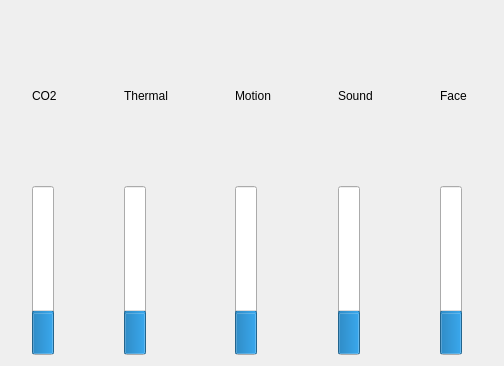
<?xml version="1.0" encoding="UTF-8"?>
<ui version="4.0">
 <class>Form</class>
 <widget class="QWidget" name="Form">
  <property name="geometry">
   <rect>
    <x>0</x>
    <y>0</y>
    <width>504</width>
    <height>366</height>
   </rect>
  </property>
  <property name="windowTitle">
   <string>Form</string>
  </property>
  <layout class="QGridLayout" name="gridLayout">
   <item row="0" column="0">
    <layout class="QHBoxLayout" name="horizontalLayout">
     <item>
      <layout class="QVBoxLayout" name="verticalLayout_2">
       <item>
        <widget class="QLabel" name="label_6">
         <property name="sizePolicy">
          <sizepolicy hsizetype="Preferred" vsizetype="Minimum">
           <horstretch>0</horstretch>
           <verstretch>0</verstretch>
          </sizepolicy>
         </property>
         <property name="text">
          <string>CO2</string>
         </property>
        </widget>
       </item>
       <item>
        <widget class="QProgressBar" name="co2Bar">
         <property name="sizePolicy">
          <sizepolicy hsizetype="Fixed" vsizetype="Preferred">
           <horstretch>0</horstretch>
           <verstretch>0</verstretch>
          </sizepolicy>
         </property>
         <property name="value">
          <number>24</number>
         </property>
         <property name="orientation">
          <enum>Qt::Vertical</enum>
         </property>
        </widget>
       </item>
      </layout>
     </item>
     <item>
      <spacer name="horizontalSpacer">
       <property name="orientation">
        <enum>Qt::Horizontal</enum>
       </property>
       <property name="sizeType">
        <enum>QSizePolicy::Preferred</enum>
       </property>
       <property name="sizeHint" stdset="0">
        <size>
         <width>40</width>
         <height>20</height>
        </size>
       </property>
      </spacer>
     </item>
     <item>
      <layout class="QVBoxLayout" name="verticalLayout">
       <item>
        <widget class="QLabel" name="label_7">
         <property name="sizePolicy">
          <sizepolicy hsizetype="Preferred" vsizetype="Minimum">
           <horstretch>0</horstretch>
           <verstretch>0</verstretch>
          </sizepolicy>
         </property>
         <property name="text">
          <string>Thermal</string>
         </property>
        </widget>
       </item>
       <item>
        <widget class="QProgressBar" name="thermalBar">
         <property name="sizePolicy">
          <sizepolicy hsizetype="Fixed" vsizetype="Preferred">
           <horstretch>0</horstretch>
           <verstretch>0</verstretch>
          </sizepolicy>
         </property>
         <property name="value">
          <number>24</number>
         </property>
         <property name="orientation">
          <enum>Qt::Vertical</enum>
         </property>
        </widget>
       </item>
      </layout>
     </item>
     <item>
      <spacer name="horizontalSpacer_3">
       <property name="orientation">
        <enum>Qt::Horizontal</enum>
       </property>
       <property name="sizeType">
        <enum>QSizePolicy::Preferred</enum>
       </property>
       <property name="sizeHint" stdset="0">
        <size>
         <width>40</width>
         <height>20</height>
        </size>
       </property>
      </spacer>
     </item>
     <item>
      <layout class="QVBoxLayout" name="verticalLayout_4">
       <item>
        <widget class="QLabel" name="label_8">
         <property name="sizePolicy">
          <sizepolicy hsizetype="Preferred" vsizetype="Minimum">
           <horstretch>0</horstretch>
           <verstretch>0</verstretch>
          </sizepolicy>
         </property>
         <property name="text">
          <string>Motion</string>
         </property>
        </widget>
       </item>
       <item>
        <widget class="QProgressBar" name="motionBar">
         <property name="sizePolicy">
          <sizepolicy hsizetype="Fixed" vsizetype="Preferred">
           <horstretch>0</horstretch>
           <verstretch>0</verstretch>
          </sizepolicy>
         </property>
         <property name="value">
          <number>24</number>
         </property>
         <property name="orientation">
          <enum>Qt::Vertical</enum>
         </property>
         <property name="invertedAppearance">
          <bool>false</bool>
         </property>
         <property name="textDirection">
          <enum>QProgressBar::BottomToTop</enum>
         </property>
        </widget>
       </item>
      </layout>
     </item>
     <item>
      <spacer name="horizontalSpacer_4">
       <property name="orientation">
        <enum>Qt::Horizontal</enum>
       </property>
       <property name="sizeType">
        <enum>QSizePolicy::Preferred</enum>
       </property>
       <property name="sizeHint" stdset="0">
        <size>
         <width>40</width>
         <height>20</height>
        </size>
       </property>
      </spacer>
     </item>
     <item>
      <layout class="QVBoxLayout" name="verticalLayout_8">
       <item>
        <widget class="QLabel" name="label_12">
         <property name="sizePolicy">
          <sizepolicy hsizetype="Preferred" vsizetype="Minimum">
           <horstretch>0</horstretch>
           <verstretch>0</verstretch>
          </sizepolicy>
         </property>
         <property name="text">
          <string>Sound</string>
         </property>
        </widget>
       </item>
       <item>
        <widget class="QProgressBar" name="soundBar">
         <property name="sizePolicy">
          <sizepolicy hsizetype="Fixed" vsizetype="Preferred">
           <horstretch>0</horstretch>
           <verstretch>0</verstretch>
          </sizepolicy>
         </property>
         <property name="value">
          <number>24</number>
         </property>
         <property name="orientation">
          <enum>Qt::Vertical</enum>
         </property>
         <property name="invertedAppearance">
          <bool>false</bool>
         </property>
         <property name="textDirection">
          <enum>QProgressBar::BottomToTop</enum>
         </property>
        </widget>
       </item>
      </layout>
     </item>
     <item>
      <spacer name="horizontalSpacer_2">
       <property name="orientation">
        <enum>Qt::Horizontal</enum>
       </property>
       <property name="sizeType">
        <enum>QSizePolicy::Preferred</enum>
       </property>
       <property name="sizeHint" stdset="0">
        <size>
         <width>40</width>
         <height>20</height>
        </size>
       </property>
      </spacer>
     </item>
     <item>
      <layout class="QVBoxLayout" name="verticalLayout_9">
       <item>
        <widget class="QLabel" name="label_13">
         <property name="sizePolicy">
          <sizepolicy hsizetype="Preferred" vsizetype="Minimum">
           <horstretch>0</horstretch>
           <verstretch>0</verstretch>
          </sizepolicy>
         </property>
         <property name="text">
          <string>Face</string>
         </property>
        </widget>
       </item>
       <item>
        <widget class="QProgressBar" name="faceBar">
         <property name="sizePolicy">
          <sizepolicy hsizetype="Fixed" vsizetype="Preferred">
           <horstretch>0</horstretch>
           <verstretch>0</verstretch>
          </sizepolicy>
         </property>
         <property name="value">
          <number>24</number>
         </property>
         <property name="orientation">
          <enum>Qt::Vertical</enum>
         </property>
         <property name="invertedAppearance">
          <bool>false</bool>
         </property>
         <property name="textDirection">
          <enum>QProgressBar::BottomToTop</enum>
         </property>
        </widget>
       </item>
      </layout>
     </item>
    </layout>
   </item>
  </layout>
 </widget>
 <resources/>
 <connections/>
</ui>
